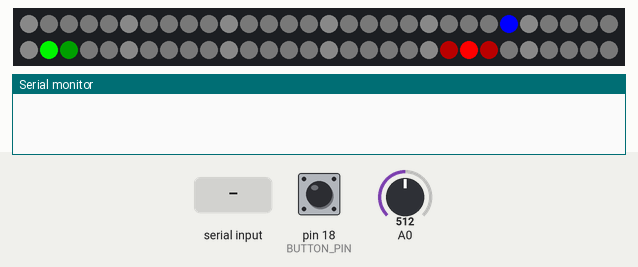
Simulated run of this sketch. Board: Arduino Uno, built with avr-gcc and run on an emulated ATmega328P. Parts: 60 RGB LEDs in strip order, left to right, continuing on the next row, the last lines printed to the serial monitor. The inputs (shaded band) are chosen by the test bench; at power-on: pin 18 (BUTTON_PIN) HIGH, A0 = 512. Dim RGB values are drawn brighter than linear; the local clock reads 2024-03-15 10:24:30 at power-on unless the sketch sets it.

Above: at 1.2 s.
1.3 s: "O" received over Serial
At 3.89 s:
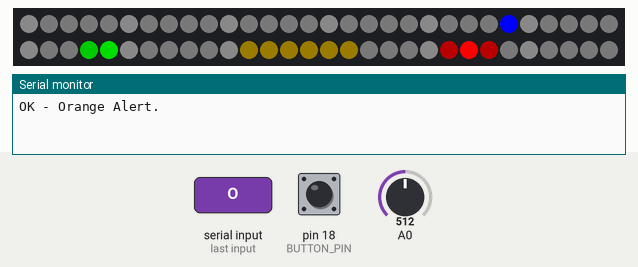
4.0 s: "D90\n" received over Serial
At 4.21 s:
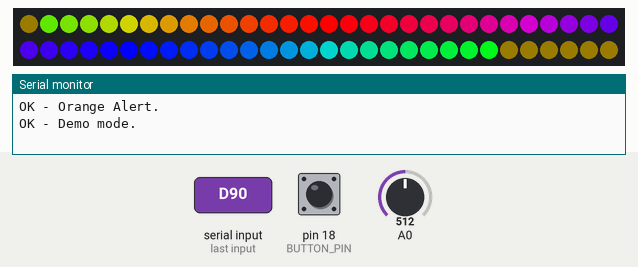
6.4 s: pin 18 (BUTTON_PIN) pulled LOW for 0.15 s
At 6.85 s:
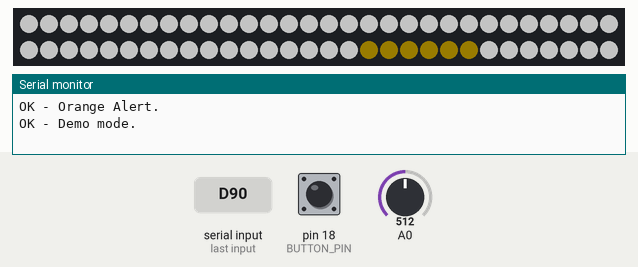
7.1 s: A0 set to 246
At 7.45 s:
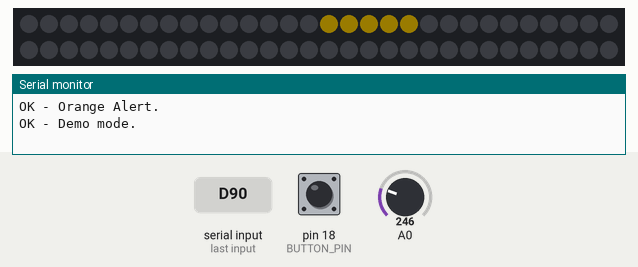
9.7 s: "D,45\n" received over Serial
At 10.82 s:
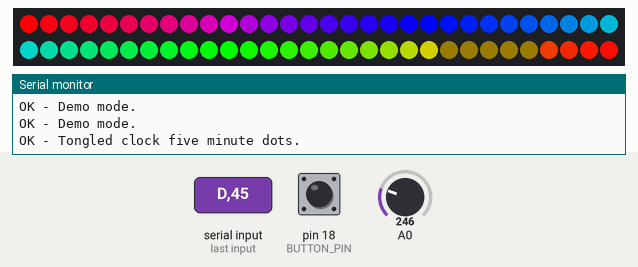
12.7 s: "R" received over Serial
At 13.89 s:
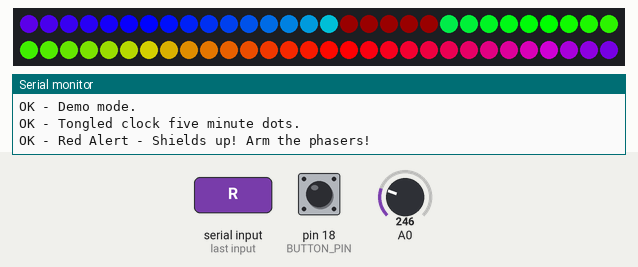

The sketch:

blinkenclock.ino
```cpp
// (licence header left out)
#include <Adafruit_NeoPixel.h>
#include <Wire.h>
#include <Time.h>
#include <DS1307RTC.h>

// define something
#define LED_PIN 6 // LED strip pin
#define BUTTON_PIN 18 // push button pin number

Adafruit_NeoPixel strip = Adafruit_NeoPixel(60, LED_PIN, NEO_GRB + NEO_KHZ800);

// default mode is clock mode
uint8_t mode = 0;

// alert mode is per default green
uint8_t alert = 0;

// submode
uint8_t submode = 0;

// clock option show five minute dots
uint8_t coptionfivemin = 1;

// clock option invert colors
boolean coptioninvert = 0;

// clock option fade seconds
boolean coptionfade = 1;

// multiprupose counter
int counter = 0;

// alert counter
int alertcounter = 0;

// redraw flag
boolean redraw = 1;

// time cache
unsigned long currenttime = 0;
unsigned long lasttime = 0;
unsigned long alerttime = 0;

// last second
uint8_t lastsecond = 0;

// strip color (ambient)
uint32_t color_ambient;

// initialize everything
void setup() {
  Serial.begin(9600);
  setSyncProvider(RTC.get);
  setSyncInterval(1);
  strip.begin();
  strip.show();
  lasttime = millis();
  currenttime = millis();
  lastsecond = second();
  color_ambient = strip.Color(0, 180, 255);
  pinMode(A0, INPUT);
  pinMode(BUTTON_PIN, INPUT);
  digitalWrite(BUTTON_PIN, HIGH);
  delay(20);
}

// main loop
void loop() {

  // timing
  currenttime = millis();

  // check for button
  if(digitalRead(BUTTON_PIN) == LOW) {
    mode++;
    if (mode>3) {
      mode = 0;
    }
    delay(250);
  }

  // if enough serial data available, process it
  if(Serial.available()) {
    serialMessage();
  }

  // select mode and show blinken pixelz!
  // show clock
  if (mode==0) {
    if(currenttime - lasttime > 45) {
      clockMode();
      redraw = 1;
      lasttime = currenttime;
    }
  }

  // demo mode - show rgb cycle
  else if (mode==1) {
    if(currenttime - lasttime > 50) {

        // reset counter
      if (counter >= 256) {
        counter = 0;
      }

      for(uint16_t i=0; i< strip.numPixels(); i++) {
        strip.setPixelColor(i, Wheel(((i * 256 / strip.numPixels()) + counter) & 255));
      }
      redraw = 1;
      counter++;
      lasttime = currenttime;
    }
  }

  // music mode
  else if (mode==2) {
    if(currenttime - lasttime > 5) {
      int sensorvalue = map(analogRead(A0), 300, 900, 0, 255);
      if (sensorvalue<0) {
        sensorvalue = 0;
      }
      lightPixels(strip.Color(1*sensorvalue, 1*sensorvalue, 1*sensorvalue));
      redraw = 1;
      lasttime = currenttime;
    }
  }

  else if (mode==3) {
    lightPixels(color_ambient);
    redraw = 1;
  }

  // alert - overrides everything
  if (alert && (currenttime - alerttime > 20)) {
    if (alertcounter > 59) {
      alertcounter = 0;
    }
    alertcounter++;
    redraw = 1;
    alerttime = millis();
  }
  if (alert==1) {
    drawCycle(alertcounter, strip.Color(25, 20, 0));
  }
  if (alert==2) {
    drawCycle(alertcounter, strip.Color(25, 0, 0));
  }

  // redraw if needed
  if(redraw) {
    strip.show();
    redraw = 0;
  }
}

// clock mode
void clockMode() {
  time_t t = now();
  uint8_t analoghour = hour(t);
  uint8_t currentsecond = second(t);

  if (analoghour > 12) {
    analoghour=(analoghour-12);
  }
  analoghour = analoghour*5+(minute(t)/12);

  lightPixels(strip.Color(2, 2, 2));

  if (coptionfivemin) {
    for (uint8_t i=0; i<60; i += 5) {
      strip.setPixelColor(i,strip.Color(10, 10, 10));
    }
  }

  strip.setPixelColor(pixelCheck(analoghour-1),strip.Color(70, 0, 0));
  strip.setPixelColor(pixelCheck(analoghour),strip.Color(255, 0, 0));
  strip.setPixelColor(pixelCheck(analoghour+1),strip.Color(70, 0, 0));

  strip.setPixelColor(minute(t),strip.Color(0, 0, 255));

  if (coptionfade) {
    // reset counter
    if(counter>25) {
      counter = 0;
    }
    else if (lastsecond != currentsecond) {
      lastsecond = second();
      counter = 0;
    }
    strip.setPixelColor(pixelCheck(second(t)+1),strip.Color(0, counter*10, 0));
    strip.setPixelColor(second(t),strip.Color(0, 255-(counter*10), 0));
    counter++;
  }
  else {
    strip.setPixelColor(second(t),strip.Color(0, 255, 0));
  }
}

// cycle mode
void drawCycle(int i, uint32_t c) {
  for(uint8_t ii=5; ii>0; ii--) {
    strip.setPixelColor(pixelCheck(i-ii),c);
  }
}

// show a progress bar - assuming that the input-value is based on 100%
void progressBar(int i) {
  map(i, 0, 100, 0, 59);
  lightPixels(strip.Color(0, 0, 0));
  for (uint8_t ii=0; ii<i; ii++) {
    strip.setPixelColor(ii,strip.Color(5, 0, 5));
  }
}

// light all pixels with given values
void lightPixels(uint32_t c) {
  for (uint8_t i=0; i<strip.numPixels(); i++) {
    strip.setPixelColor(i,c);
  }
}

// set the correct pixels
int pixelCheck(int i) {
  if (i>59) {
    i = i - 60;
  }
  if (i<0) {
    i = i +60;
  }
  return i;
}

void serialMessage() {
  if(Serial.available()){
    char sw = Serial.read();
    switch (sw) {

      // set time
    case 'T':
      {
        delay(50);
        time_t pctime = 0;
        while(Serial.available() >=  10 ){
          for(int i=0; i < 10; i++){
            char c = Serial.read();
            Serial.print("x");
            if( c >= '0' && c <= '9'){
              pctime = (10 * pctime) + (c - '0');
            }
          }
        }
        setTime(pctime);
        RTC.set(pctime);
        Serial.println("OK - Time set");
        break;
      }

      //demo mode (shows rgb cycle)
    case 'D':
      {
        mode = 1;
        Serial.println("OK - Demo mode.");
        break;
      }

      //clock mode (shows time)
    case 'C':
      {
        mode = 0;
        Serial.println("OK - Clock mode.");
        break;
      }

      //music mode (clock shows bouncing colors)
    case 'M':
      {
        mode = 2;
        Serial.println("OK - Music mode. Turn up the volume!11");
        break;
      }

      //ambient mode (clock shows defined color)
    case 'L':
      {
        mode = 3;
        Serial.println("OK - Ambient light mode. Chill!");
        break;
      }

      //alert mode - green alert (clock flashes orange)
    case 'G':
      {
        alert = 0;
        Serial.println("OK - Green Alert.");
        break;
      }

      //alert mode - orange alert (clock flashes orange)
    case 'O':
      {
        alert = 1;
        Serial.println("OK - Orange Alert.");
        break;
      }

      //alert mode - red alert (clock flashes red)
    case 'R':
      {
        alert = 2;
        Serial.println("OK - Red Alert - Shields up! Arm the phasers!");
        break;
      }

       //clock option five minute dots
    case '5':
      {
        if (coptionfivemin) {
          coptionfivemin = 0;
        }
        else {
          coptionfivemin = 1;
        }
        Serial.println("OK - Tongled clock five minute dots.");
        break;
      }

       //clock option fade seconds
    case 'F':
      {
        if (coptionfade) {
          coptionfade = 0;
        }
        else {
          coptionfade = 1;
        }
        Serial.println("OK - Tongled clock fade mode.");
        break;
      }
    }
  }
}

// Input a value 0 to 255 to get a color value.
// The colours are a transition r - g - b - back to r.
uint32_t Wheel(byte WheelPos) {
  if(WheelPos < 85) {
    return strip.Color(WheelPos * 3, 255 - WheelPos * 3, 0);
  }
  else if(WheelPos < 170) {
    WheelPos -= 85;
    return strip.Color(255 - WheelPos * 3, 0, WheelPos * 3);
  }
  else {
    WheelPos -= 170;
    return strip.Color(0, WheelPos * 3, 255 - WheelPos * 3);
  }
}
```

Measured:
- after the input at 1.3 s, the LEDs: first change after 0.30 s (image 1 shows a later state)
- after the input at 4.0 s, the LEDs: change after 0.06 s (image 2)
- after the input at 7.1 s, the LEDs: change after 0.21 s (image 4)
